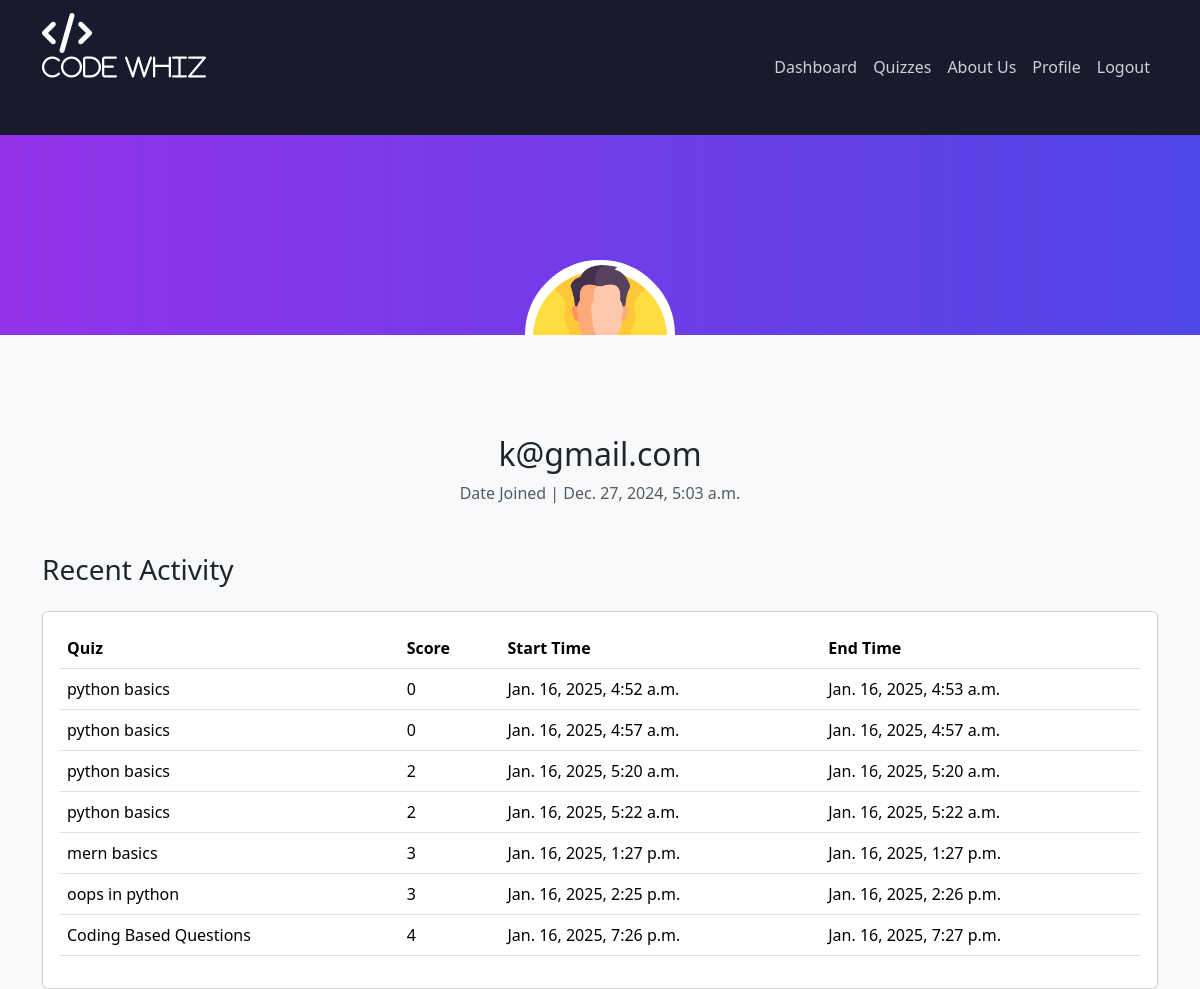
Page /profile (signed in) on the earlier database version.
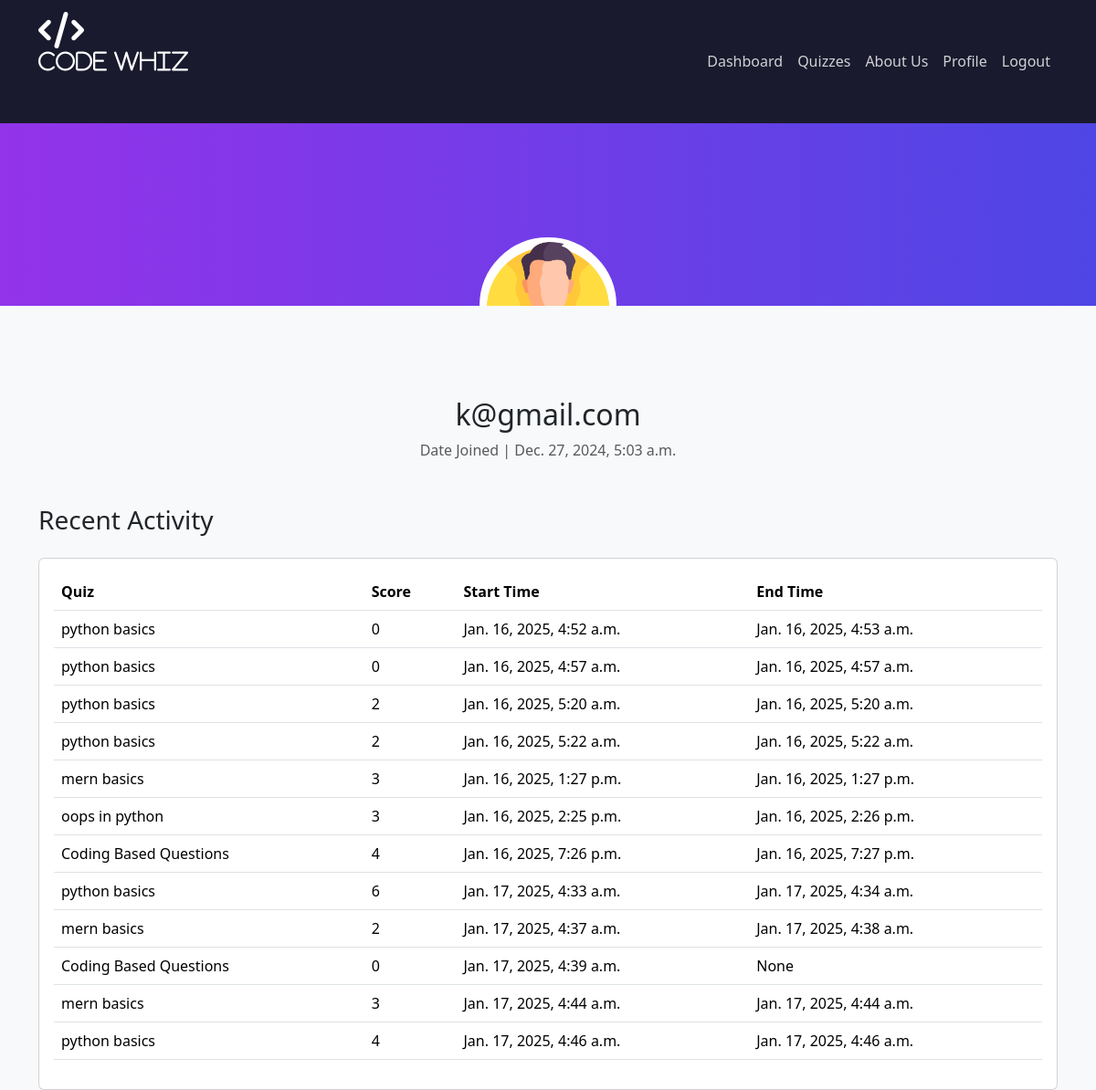
Same page on the later database version.
### cw_app/models.py (models this page shows, shortened)
class QuizAttempt(models.Model):
    user = models.ForeignKey(User, on_delete=models.CASCADE)
    quiz = models.ForeignKey(Quiz, on_delete=models.CASCADE)
    score = models.IntegerField(default=0)
    start_time = models.DateTimeField(auto_now_add=True)
    end_time = models.DateTimeField(null=True, blank=True)
    completed = models.BooleanField(default=False)
    def __str__(self):
        return f"{self.user.username} - {self.quiz.title}"

class Quiz(models.Model):
    title = models.CharField(max_length=200)
    category = models.ForeignKey(Category, on_delete=models.CASCADE)
    description = models.TextField()
    time_limit = models.IntegerField()
    created_at = models.DateTimeField(auto_now_add=True)
    status = models.TextField(null=True, blank=True)

### cw_app/views.py (the view)
# urls.py: path('profile',views.profile),
def profile(req) :
    if 'user' in req.session:
        user=User.objects.get(username=req.session['user'])
        attempts=QuizAttempt.objects.filter(user=user)
        print(attempts)
        return render(req,'user/profile.html',{'user':user,'attempt':attempts})

### templates/user/profile.html (shortened to what this page needs)
<!DOCTYPE html>
<html>
<head>
    {% load static %}
    <link rel="stylesheet" href="https://cdn.jsdelivr.net/npm/bootstrap-icons@1.11.1/font/bootstrap-icons.css">
    <link href="https://cdnjs.cloudflare.com/ajax/libs/bootstrap/5.3.2/css/bootstrap.min.css" rel="stylesheet">
    <link href="https://cdnjs.cloudflare.com/ajax/libs/font-awesome/6.4.0/css/all.min.css" rel="stylesheet">
    <link href="https://cdnjs.cloudflare.com/ajax/libs/animate.css/4.1.1/animate.min.css" rel="stylesheet">
    <link rel="stylesheet" href="https://cdn.jsdelivr.net/npm/bootstrap-icons@1.11.1/font/bootstrap-icons.css">
</head>
    <nav class="navbar navbar-expand-lg navbar-dark">
        <div class="container">
            <a class="navbar-brand bounce-in" href="#"><i class="fas fa-code fa-2x text-white mb-3 animate__animated animate__bounceIn"><h4 class="text-white mb-4">Code Whiz</h4></i></a>
            <div class="collapse navbar-collapse" id="navbarNav">
                <ul class="navbar-nav ms-auto">
                    <li class="nav-item">
                        <a class="nav-link active" href="u_home">Dashboard</a>
                    </li>
                    <li class="nav-item">
                        <a class="nav-link" href="u_quiz">Quizzes</a>
                    </li>
                    <li class="nav-item">
                        <a class="nav-link" href="about">About Us</a>
                    </li>
                    <li class="nav-item">
                        <a class="nav-link" href="profile">Profile</a>
                    </li>
                    <li class="nav-item">
                        <a class="nav-link" href="logout">Logout</a>
                    </li>
                </ul>
            </div>
        </div>
    </nav>
<body class="bg-light">
    <div class="profile-header gradient-bg mb-5">
        <img src="{% static 'images/man.png' %}" alt="Profile Picture" class="profile-img">
    </div>
    <div class="container" style="margin-top: 100px;">
        <div class="text-center mb-5 animate-in" style="animation-delay: 0.1s">
            <h2>{{user.username}}</h2>
            <p class="text-muted">Date Joined | {{user.date_joined}}</p>
        </div>
        <h3 class="mb-4 animate-in" style="animation-delay: 1s">Recent Activity</h3>
        <div class="card animate-in" style="animation-delay: 1.1s">
            <div class="card-body">
                <div class="list-group list-group-flush">
                    <div class="table-responsive">
                        <table class="table">
                            <thead>
                                <tr>
                                    <th>Quiz</th>
                                    <th>Score</th>
                                    <th> Start Time</th>
                                    <th>End Time</th>
                                </tr>
                            </thead>
                            <tbody>
                                {% for a in attempt %}
                                    <tr>
                                        <td>{{a.quiz.title}}</td>
                                        <td>{{a.score}}</td>
                                        <td>{{a.start_time}}</td>
                                        <td>{{a.end_time}}</td>
                                    </tr>
                                {% endfor %}
                            </tbody>
                        </table>
                    </div>
                </div>
            </div>
        </div>
    </div>
</body>
</html>

### templates/user/profile.html (style rules this page uses)
:root { --primary: #1A1A2E; --secondary: #7209B7; --accent: #4361EE; --highlight: #4CC9F0; --light: #F8F9FA; --gradient: linear-gradient(135deg, #7209B7, #4361EE); }
.navbar { background: var(--primary) !important; box-shadow: 0 2px 15px rgba(0,0,0,0.1); }
.navbar-brand { color: var(--highlight) !important; font-weight: 700; letter-spacing: 1px; }
.nav-link { color: white !important; opacity: 0.8; transition: all 0.3s ease; }
.gradient-bg { background: linear-gradient(90deg, #9333EA, #4F46E5); }
.profile-header { min-height: 200px; position: relative; overflow: hidden; }
.profile-img { width: 150px; height: 150px; border: 5px solid white; border-radius: 50%; position: absolute; bottom: -75px; left: 50%; transform: translateX(-50%); transition: transform 0.3s ease; object-fit: cover; background: #fff; }
.animate-in { animation: slideIn 0.5s ease forwards; }

Differences in the rows shown:
added QuizAttempt: quiz "python basics", score "6", start_time "Jan. 17, 2025, 4:33 a.m.", end_time "Jan. 17, 2025, 4:34 a.m."
added QuizAttempt: quiz "mern basics", score "2", start_time "Jan. 17, 2025, 4:37 a.m.", end_time "Jan. 17, 2025, 4:38 a.m."
added QuizAttempt: quiz "Coding Based Questions", score "0", start_time "Jan. 17, 2025, 4:39 a.m.", end_time "None"
added QuizAttempt: quiz "mern basics", score "3", start_time "Jan. 17, 2025, 4:44 a.m.", end_time "Jan. 17, 2025, 4:44 a.m."
added QuizAttempt: quiz "python basics", score "4", start_time "Jan. 17, 2025, 4:46 a.m.", end_time "Jan. 17, 2025, 4:46 a.m."
